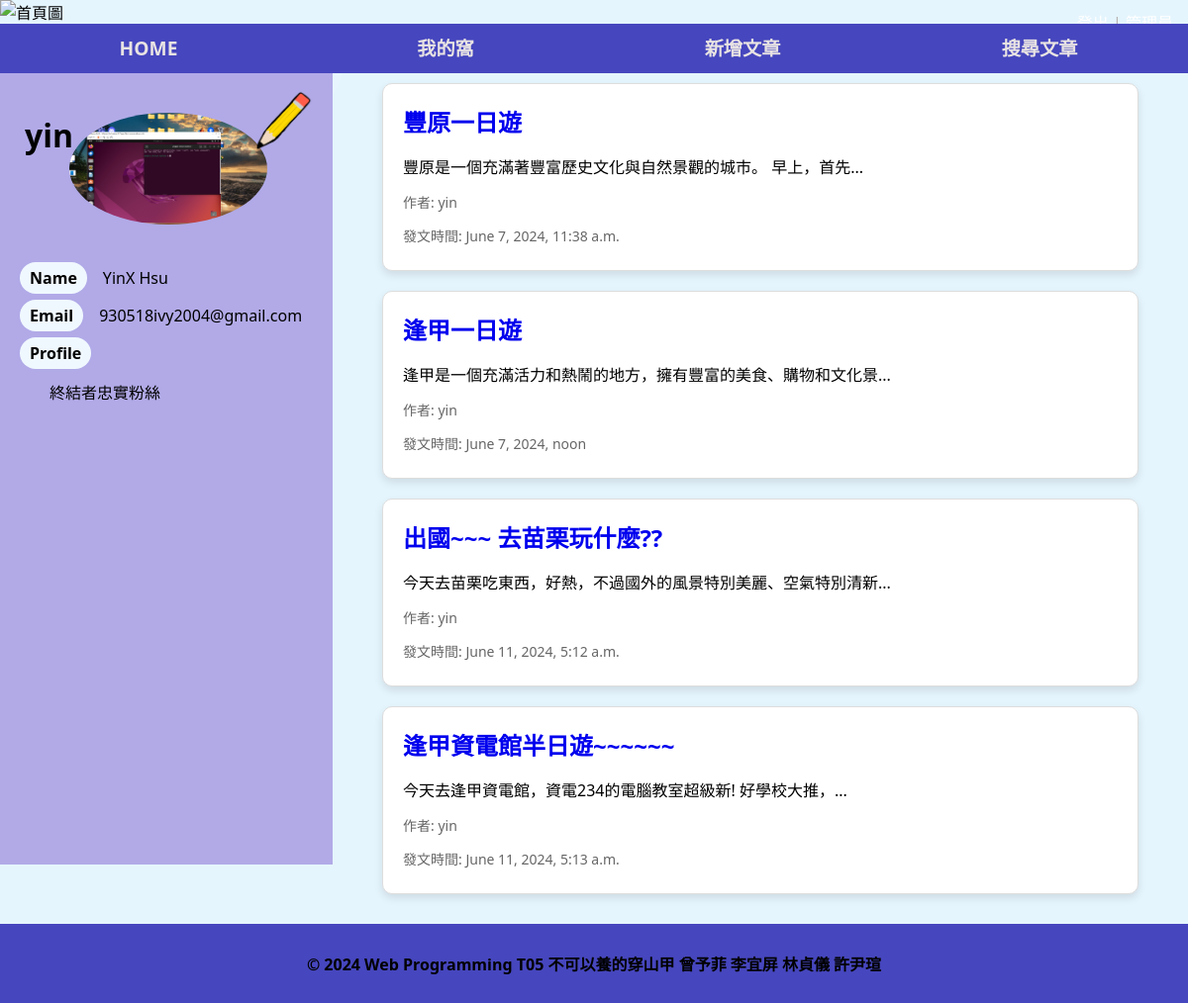
Page /2757934033/personal/ (signed in) on the committed database.
### travel/models.py (models this page shows, shortened)
class UserProfile(models.Model):
    user = models.OneToOneField(User, on_delete=models.CASCADE, related_name='profile', verbose_name="用戶")
    picture = models.ImageField(upload_to='profile_pictures/', null=True, blank=True, verbose_name="用戶頭像", help_text="請上傳1:1圖片")
    bio = models.TextField(max_length=500, blank=True, verbose_name="個人簡介")
    member_id = models.CharField(max_length=10, unique=True, verbose_name="會員編號", blank=True, help_text="系統將自動生成十碼會員編號")

class Post(models.Model):
    user = models.ForeignKey(User, on_delete=models.CASCADE, related_name='posts', verbose_name="發文者")
    title = models.CharField(max_length=20, verbose_name="文章標題")
    description = models.TextField(verbose_name="文章內容")
    created_at = models.DateTimeField(default=timezone.now, verbose_name="發文時間")
    pictures = models.ManyToManyField(Picture, related_name='posts', verbose_name="內文圖片")

### travel/views.py (the view)
# urls.py: path('<str:member_id>/personal/', views.personal, name = 'personal'),
def personal(request, member_id):
    member_profile = get_object_or_404(UserProfile, member_id=member_id)
    posts = Post.objects.filter(user=member_profile.user)
    context = {
      'posts': posts,
      'user': member_profile,
    }
    return render(request, 'personal.html', context)

### travel/templates/personal.html (shortened to what this page needs)
{% extends 'Mama.html' %}
{% load static %}
{% block CSS %}
    <link rel="stylesheet" type="text/css" href="{% static 'css/detail.css' %}">
    <link rel="stylesheet" type="text/css" href="{% static 'css/home.css' %}">
{% endblock %}
{% block content %}
    <div class="row">
        <div class="about">
            <h1>{{ user.user.username }}</h1>
            {% if user.picture %}
                <img class="head" src="{{ user.picture.url }}" alt="{{ user.user.username }}的頭貼"><br><br>
            {% else %}
                <img class="head" src="../../static/picture/defult_head.png" alt="預設頭貼"><br><br>
            {% endif %}
            <p><b>Name</b>&ensp;&ensp;{{ user.user.first_name }} {{ user.user.last_name }}</p>
            <p><b>Email</b>&ensp;&ensp;{{ user.user.email }}</p>
            <b>Profile</b>
            <p class="profile">{{ user.bio }}</p>
            <a href="edit/"><img class="edit" src="{% static 'picture/pencil.png' %}" alt="編輯"></a>
        </div>
        <div class="article">
            {% for post in posts %}
                <div class="post-item">
                    <h2 class="post-title"><a class="post" href="/post_detail/{{ post.id }}">{{ post.title }}</a></h2>
                    <p class="post-description">{{ post.description|slice:":30" }}...</p>
                    <p class="post-author">作者: {{ post.user.username }}</p>
                    <p class="post-date">發文時間: {{ post.created_at }}</p>
                </div>
            {% endfor %}
        </div>
    </div>
{% endblock %}

### static/css/mama.css (style rules this page uses)
* { box-sizing: border-box; font-family: system-ui, -apple-system, BlinkMacSystemFont, 'Segoe UI', Roboto, Oxygen, Ubuntu, Cantarell, 'Open Sans', 'Helvetica Neue', sans-serif; }
body { margin: 0; padding: 0; display: flex; flex-direction: column; }

### static/css/detail.css (style rules this page uses)
* { box-sizing: border-box; }
body { margin: 0; padding: 0; }
.row { display: flex; min-height: 100vh; }
.about { float: left; width: 28%; background-color: rgb(177, 170, 231); padding: 20px; position: relative; padding-top: 40px; height: 100vh; }
.head { border-radius: 50%; width: 200px; max-width: 80%; height: auto; margin-left: 17%; }
.about h1 { position: absolute; left: 25px; top: 20px; z-index: 10; }
.about b { background-color: aliceblue; padding: 5px 10px; border-radius: 50px; }
.profile { padding-left: 30px; }
.article { float: left; padding: 10px 50px; width: 72%; }
.row::after { content: ""; display: table; clear: both; }
.edit { position: absolute; top: 17px; right: 20px; z-index: 10; width: 65px; height: auto; }

### static/css/home.css (style rules this page uses)
.post-item { background-color: #ffffff; border: 1px solid #ddd; margin-bottom: 20px; border-radius: 10px; padding: 20px; box-shadow: 0 4px 8px rgba(0, 0, 0, 0.1); }
.post-title { font-size: 24px; margin-top: 0; margin-bottom: 10px; }
body { background-color: #e5f5fd; }
a.post { text-decoration:none }
.post-description { font-size: 16px; margin-bottom: 10px; }
.post-author, .post-date { font-size: 14px; color: #666; margin-bottom: 5px; }

### rows in the picture
UserProfile: user.username "yin", picture (picture), user.first_name "YinX", user.last_name "Hsu", user.email "930518ivy2004@gmail.com", bio "終結者忠實粉絲"
Post: title "豐原一日遊", description "豐原是一個充滿著豐富歷史文化與自然景觀的城市。 早上，首先", user.username "yin", created_at "June 7, 2024, 11:38 a.m."
Post: title "逢甲一日遊", description "逢甲是一個充滿活力和熱鬧的地方，擁有豐富的美食、購物和文化景", user.username "yin", created_at "June 7, 2024, noon"
Post: title "出國~~~ 去苗栗玩什麼??", description "今天去苗栗吃東西，好熱，不過國外的風景特別美麗、空氣特別清新", user.username "yin", created_at "June 11, 2024, 5:12 a.m."
Post: title "逢甲資電館半日遊~~~~~~", description "今天去逢甲資電館，資電234的電腦教室超級新! 好學校大推，", user.username "yin", created_at "June 11, 2024, 5:13 a.m."
